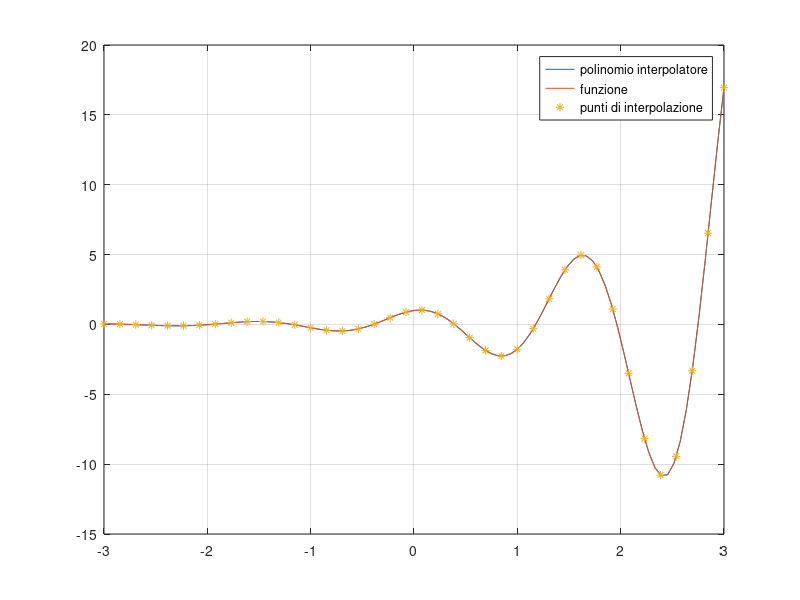
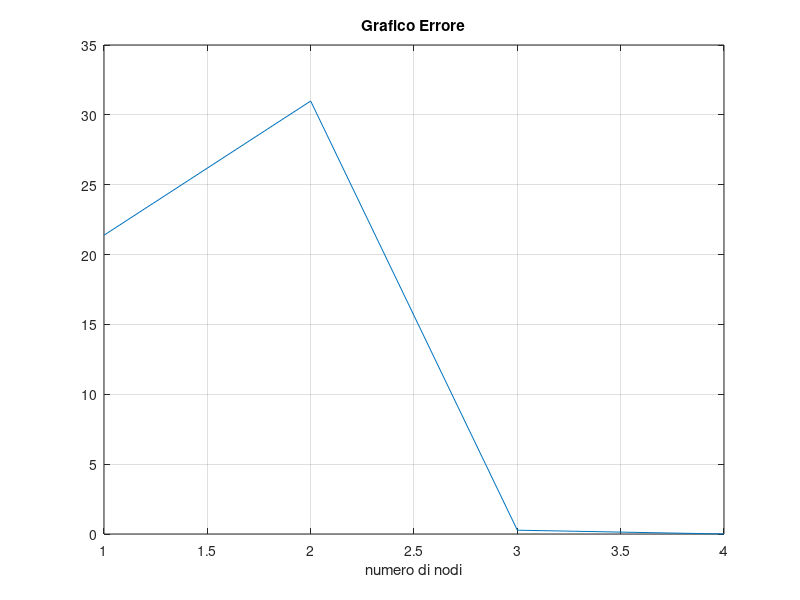

Recreate these plots in MATLAB, in order.
%% Ex. 3 - Scheda Interpolazione
%clc
clear
close all 

% Griglia per valutazione errore
x = linspace(-3, 3);

% Le 2 funzioni da testare
f = @(x) exp(x) .* cos(4*x);
%f = @(x) abs(x-1);

k = 0;
% nodi di Interpolazione
for n = [5, 10, 20, 40]
	k = k + 1;
	% GRiglia di Interpolazione
	space = linspace(-3, 3, n);
	ys = f(space);

	% Matrice di Vandermonde
	van = vander(space);
	coeffs = van\ys';

	y_interp = polyval(coeffs, x);
	y_exact = f(x);
	% errore
	errf(k) = norm(abs(y_interp - y_exact), 'inf');
end

plot(x, polyval(coeffs, x));
hold on;
plot(x, f(x));
hold on;
plot(space, polyval(coeffs, space), '*');

legend('polinomio interpolatore', 'funzione', 'punti di interpolazione')
grid on

figure
plot([1:k], errf)
title('Grafico Errore')
xlabel('numero di nodi')
grid on